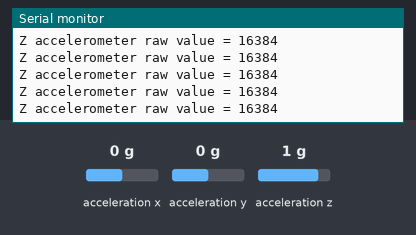
Recording of a sketch running on a simulated Arduino Nano, built with avr-gcc and run on an emulated ATmega328P. Shown: the last lines printed to the serial monitor. Wiring (inferred from the names in the program): MPU-6050 motion sensor at I2C address 0x68. Inputs (shaded band) come from the test bench; at power-on: acceleration z 1 g, acceleration x 0 g, acceleration y 0 g.

Above: at 1.2 s.
1.3 s: acceleration z set to 0 g
At 1.69 s:
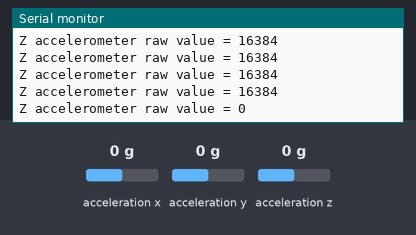
4.3 s: acceleration z set to -1.4 g
At 4.46 s:
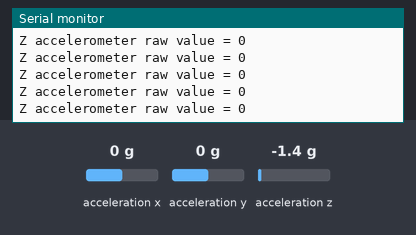
Timing chart, 0 to 7.3 s (numbered marks = the images above; inputs shaded):
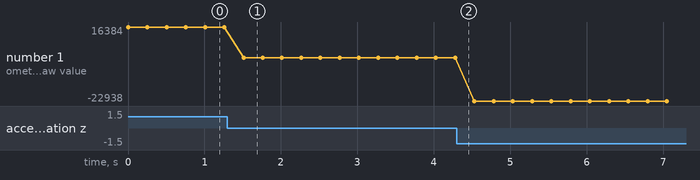

Measured:
- after the input at 1.3 s, the serial monitor: prints a new line after 0.21 s (image 1)
- plotted number 1: 16384 → 0 after the input at 1.3 s, 0 → -22938 after the input at 4.3 s

The sketch:

I2C_demo.ino
```cpp
// Steven Keyes
// 3 January 2014
//
// This is a test of talking to the MPU6000
// over I2C using an arduino nano

#include "Wire.h"
// with AD0 set to GND, the device address is 0x68
// which is b1101000; if AD0 were 1, this would
// instead be b1101001. This is a 7 bit address
// which the master will follow with a 8th R/W bit
// see section 9.2 of the product specification
#define mpu6050address 0x68

void setup()
{
  Wire.begin(); // start the I2C bus
  Serial.begin(9600); // start the serial bus
}

void wakeup()
{
  // move the register pointer to the right register
  Wire.beginTransmission(mpu6050address);
  Wire.write(0x6B);
  Wire.write(0);
  Wire.endTransmission();
}

int readZacceleration()
{
  // move the register pointer to the right register
  Wire.beginTransmission(mpu6050address);
  Wire.write(0x3F); // this is ACCEL_ZOUT_H
  Wire.endTransmission();

  // get the data from the mpu6050
  Wire.requestFrom(mpu6050address, 1);
  byte a = Wire.read();

  // move the register pointer to the right register
  Wire.beginTransmission(mpu6050address);
  Wire.write(0x40); // this is ACCEL_ZOUT_L
  Wire.endTransmission();

  // get the data from the mpu6050
  Wire.requestFrom(mpu6050address, 1);
  byte b = Wire.read();

  int value = a*256 + b;

  return value;
}

void loop()
{
  wakeup();
  Serial.print("Z accelerometer raw value = ");
  Serial.println(readZacceleration());
  delay(250);
}
```
